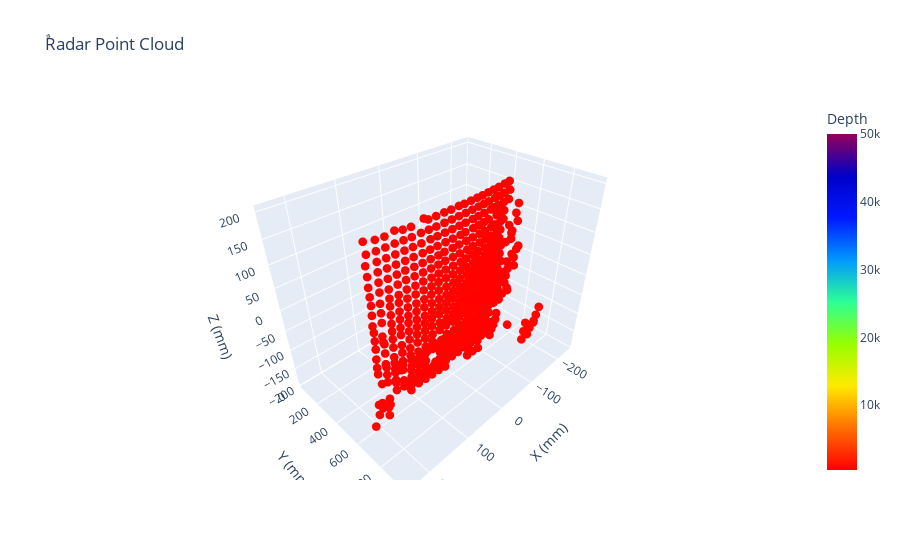

The cell this chart's notebook holds for it:
### Code cell
plot_3D_threshold("ahmed_image_60cm_100",1,'y',50000)

### Figure 1 — Plotly figure (JSON) as saved in the notebook; plotly's stock layout.template omitted (floating-point values rounded to 4 significant figures; data arrays with more than 128 entries replaced by an {"elided": "..."} marker saying what was removed)
{"data": [{"hovertemplate": "X (mm)=%{x}<br>Y (mm)=%{y}<br>Z (mm)=%{z}<br>Depth=%{marker.color}<extra></extra>", "legendgroup": "", "marker": {"color": {"elided": "441 float values"}, "coloraxis": "coloraxis", "line": {"width": 0}, "opacity": 1, "size": 3, "symbol": "circle"}, "mode": "markers", "name": "", "scene": "scene", "showlegend": false, "type": "scatter3d", "x": {"elided": "441 float values"}, "y": {"elided": "441 float values"}, "z": {"elided": "441 float values"}}], "layout": {"coloraxis": {"cmax": 50000, "cmin": 447.1, "colorbar": {"title": {"text": "Depth"}}, "colorscale": [[0, "rgb(255,0,0)"], [0.125, "rgb(255,111,0)"], [0.25, "rgb(255,234,0)"], [0.375, "rgb(151,255,0)"], [0.5, "rgb(44,255,150)"], [0.625, "rgb(0,152,255)"], [0.75, "rgb(0,25,255)"], [0.875, "rgb(0,0,200)"], [1, "rgb(150,0,90)"]]}, "legend": {"tracegroupgap": 0}, "scene": {"domain": {"x": [0, 1], "y": [0, 1]}, "xaxis": {"title": {"text": "X (mm)"}}, "yaxis": {"range": [0, 1000], "title": {"text": "Y (mm)"}}, "zaxis": {"title": {"text": "Z (mm)"}}}, "title": {"text": "ٌRadar Point Cloud"}}}
